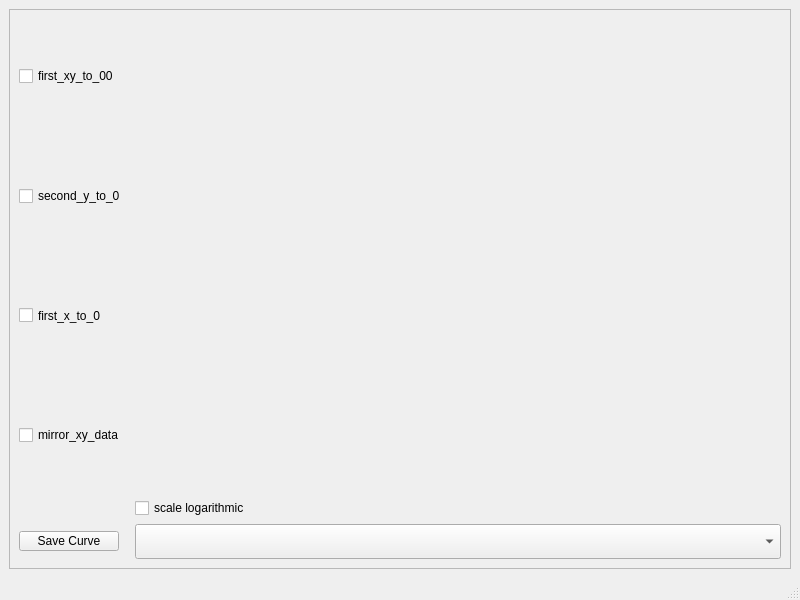
<?xml version="1.0" encoding="UTF-8"?>
<ui version="4.0">
 <class>CurveCheckerWindow</class>
 <widget class="QMainWindow" name="CurveCheckerWindow">
  <property name="geometry">
   <rect>
    <x>0</x>
    <y>0</y>
    <width>800</width>
    <height>600</height>
   </rect>
  </property>
  <property name="windowTitle">
   <string>Check Curve</string>
  </property>
  <widget class="QWidget" name="centralwidget">
   <layout class="QGridLayout" name="gridLayout">
    <item row="0" column="0">
     <widget class="QScrollArea" name="scrollArea">
      <property name="sizePolicy">
       <sizepolicy hsizetype="Expanding" vsizetype="Expanding">
        <horstretch>0</horstretch>
        <verstretch>0</verstretch>
       </sizepolicy>
      </property>
      <property name="widgetResizable">
       <bool>true</bool>
      </property>
      <widget class="QWidget" name="scrollAreaWidgetContents">
       <property name="geometry">
        <rect>
         <x>0</x>
         <y>0</y>
         <width>780</width>
         <height>539</height>
        </rect>
       </property>
       <layout class="QGridLayout" name="gridLayout_2">
        <item row="4" column="1">
         <widget class="QCheckBox" name="checkBox_logarithmic">
          <property name="text">
           <string>scale logarithmic</string>
          </property>
         </widget>
        </item>
        <item row="5" column="0">
         <widget class="QPushButton" name="button_save_curve">
          <property name="sizePolicy">
           <sizepolicy hsizetype="Expanding" vsizetype="Expanding">
            <horstretch>0</horstretch>
            <verstretch>0</verstretch>
           </sizepolicy>
          </property>
          <property name="maximumSize">
           <size>
            <width>100</width>
            <height>20</height>
           </size>
          </property>
          <property name="text">
           <string>Save Curve</string>
          </property>
         </widget>
        </item>
        <item row="2" column="0">
         <widget class="QCheckBox" name="checkBox_first_x_to_0">
          <property name="sizePolicy">
           <sizepolicy hsizetype="Expanding" vsizetype="Expanding">
            <horstretch>0</horstretch>
            <verstretch>0</verstretch>
           </sizepolicy>
          </property>
          <property name="maximumSize">
           <size>
            <width>110</width>
            <height>16777215</height>
           </size>
          </property>
          <property name="text">
           <string>first_x_to_0</string>
          </property>
         </widget>
        </item>
        <item row="3" column="0">
         <widget class="QCheckBox" name="checkBox_mirror_xy_data">
          <property name="sizePolicy">
           <sizepolicy hsizetype="Expanding" vsizetype="Expanding">
            <horstretch>0</horstretch>
            <verstretch>0</verstretch>
           </sizepolicy>
          </property>
          <property name="maximumSize">
           <size>
            <width>110</width>
            <height>16777215</height>
           </size>
          </property>
          <property name="text">
           <string>mirror_xy_data</string>
          </property>
         </widget>
        </item>
        <item row="0" column="1" rowspan="4">
         <widget class="QWidget" name="widget_plot" native="true">
          <property name="sizePolicy">
           <sizepolicy hsizetype="Expanding" vsizetype="Expanding">
            <horstretch>0</horstretch>
            <verstretch>0</verstretch>
           </sizepolicy>
          </property>
         </widget>
        </item>
        <item row="0" column="0">
         <widget class="QCheckBox" name="checkBox_first_xy_to_00">
          <property name="sizePolicy">
           <sizepolicy hsizetype="Expanding" vsizetype="Expanding">
            <horstretch>0</horstretch>
            <verstretch>0</verstretch>
           </sizepolicy>
          </property>
          <property name="maximumSize">
           <size>
            <width>110</width>
            <height>16777215</height>
           </size>
          </property>
          <property name="text">
           <string>first_xy_to_00</string>
          </property>
         </widget>
        </item>
        <item row="1" column="0">
         <widget class="QCheckBox" name="checkBox_second_y_to_0">
          <property name="sizePolicy">
           <sizepolicy hsizetype="Expanding" vsizetype="Expanding">
            <horstretch>0</horstretch>
            <verstretch>0</verstretch>
           </sizepolicy>
          </property>
          <property name="maximumSize">
           <size>
            <width>110</width>
            <height>16777215</height>
           </size>
          </property>
          <property name="text">
           <string>second_y_to_0</string>
          </property>
         </widget>
        </item>
        <item row="5" column="1">
         <widget class="QComboBox" name="comboBox_data">
          <property name="minimumSize">
           <size>
            <width>0</width>
            <height>35</height>
           </size>
          </property>
          <property name="maximumSize">
           <size>
            <width>16777215</width>
            <height>35</height>
           </size>
          </property>
         </widget>
        </item>
       </layout>
      </widget>
     </widget>
    </item>
   </layout>
  </widget>
  <widget class="QMenuBar" name="menubar">
   <property name="geometry">
    <rect>
     <x>0</x>
     <y>0</y>
     <width>800</width>
     <height>21</height>
    </rect>
   </property>
  </widget>
  <widget class="QStatusBar" name="statusbar"/>
 </widget>
 <resources/>
 <connections/>
</ui>
